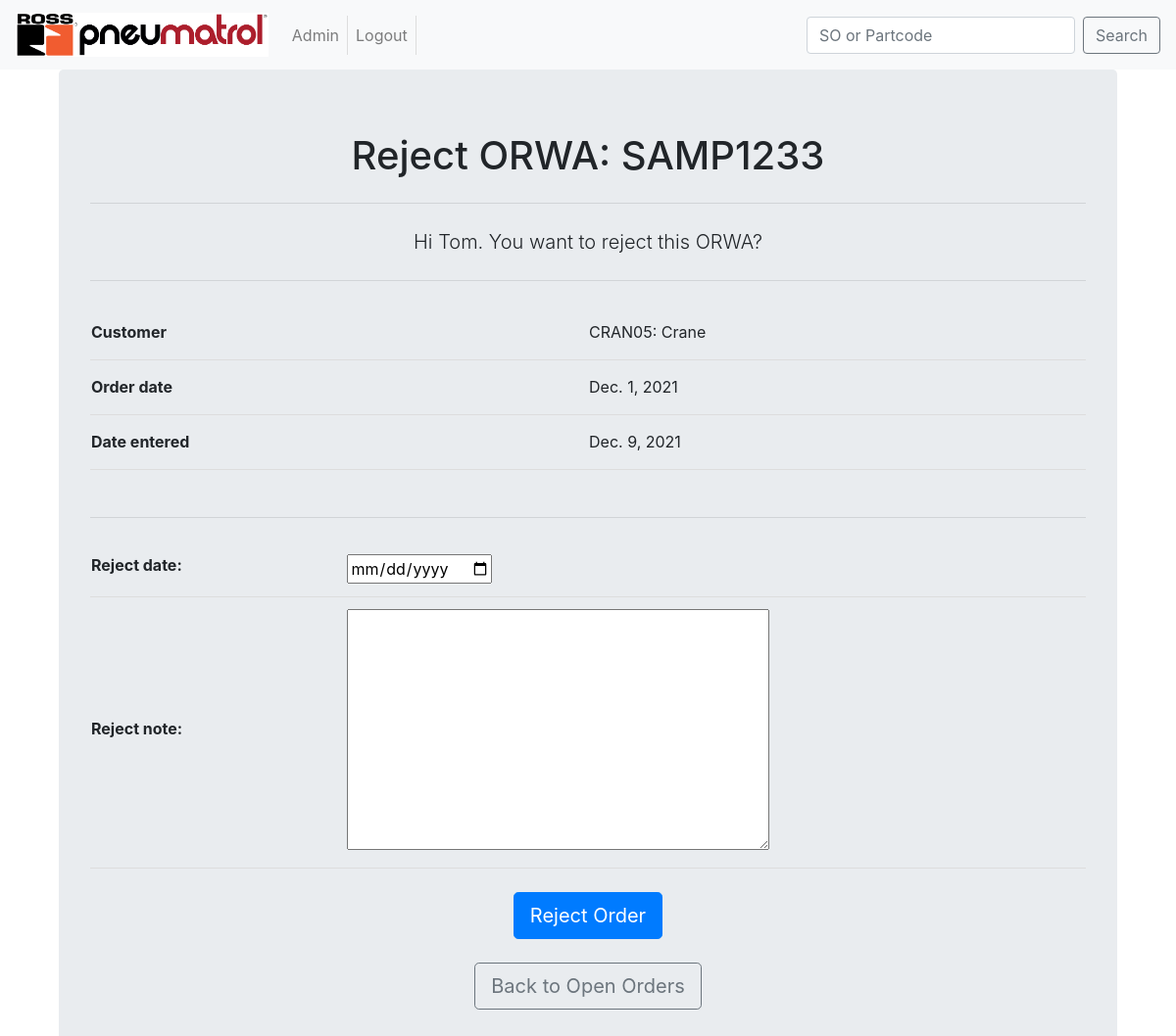
/ORWAapp/home/reject/SAMP1233 (signed in), run on the app's committed database.
### ORWAapp/models.py (models this page shows, shortened)
class SalesOrder(models.Model):
	order_number = models.CharField(max_length = 8,
									unique = True,
									help_text = "1S###### or SAMP####",
									validators =[MinLengthValidator(8, message="Order number is too short")],
									)
	customer = models.ForeignKey(Customers,on_delete = models.CASCADE)
	entered_date = models.DateField(null = True, blank = True)
	order_date = models.DateField(help_text = "date on the paperwork")
	issue_date = models.DateField(null = True, blank = True)
	ORWA_lines = models.IntegerField(null = False,
									default=1,
									help_text= "number of lines that are an ORWA",
									validators=[MinValueValidator(1, message = "less that 1 line at ORWA")],
									)
	reject_user = models.ForeignKey(User,
									on_delete = models.CASCADE,
									related_name='rejected_by',
									null=True,
									blank=True,
									)
	reject_date = models.DateField(null = True, blank = True)
	reject_note = models.TextField(max_length = 200,
								 	blank = True,
								 	)
	notes = models.TextField(blank = True)
	paperwork = models.FileField(upload_to = update_filename,
									blank = False,
									)
	completed_paperwork = models.FileField(upload_to = update_filename_complete,
									blank = True,
									)
	allocated_to = models.ForeignKey(User,
									on_delete = models.CASCADE,
									null = True,
									blank = True,
									)
	class Meta:
		verbose_name_plural = "SalesOrders"

class Customers(models.Model):
	full_name = models.CharField(max_length=200,
								help_text='Customer Name',
								)
	account_name = models.CharField(max_length=6,
								unique=True,
								help_text='Account ref',
								)
	short_name = models.CharField(max_length=50,
								blank=True,
								null=True,
								)
	def __str__(self):
		return "%s: %s" % (self.account_name, self.short_name)
	class Meta:
		verbose_name_plural = "Customer"

### ORWAapp/views.py (the view)
# urls.py: path('home/reject/<order>', views.Reject, name='Reject'),
def Reject(request, order):
    od = SalesOrder.objects.get(order_number = order)
    info = SalesOrder.objects.get(pk=od.id)
    od = get_object_or_404(SalesOrder, pk=info.id)
    user = request.user.first_name
    added = False
    if request.method == "POST":
        reject_form = RejectForm(data = request.POST, instance = od)
        if reject_form.is_valid():
            new = reject_form.save(commit = False)
            new.reject_user = request.user
            new.save()
            added = True
            print("Rejected")
        else:
            print(reject_form.errors)
    else:
        reject_form= RejectForm()
    context = {
    'RejectForm':RejectForm,
    'info':info,
    'insert_me':user,
    'od': od,
    'added':added,
    }
    return render(request, 'ORWAapp/home/Rejection.html', context)

### templates/ORWAapp/home/Rejection.html (shortened to what this page needs)
<!DOCTYPE html>
{% extends "base.html" %}
    {% block body_block %}
        <div class="container">
            <div class="jumbotron">
            <center>
                <h1>Reject ORWA: {{ od.order_number }}</h1>
                    <hr class="my-4">
                <p class="lead">Hi {{ insert_me }}. You want to reject this ORWA?</p>
                    <hr class="my-4">
                {% if added %}
                    <h2> {{ insert_me }}, You have sucsessfully rejected the order {{ od.order_number }} </h2>
                    <br>
                    <h3> To go back click here </h3>
                    <a class="btn btn-primary btn-lg" href="{% url 'ORWAapp:RejectEmail' od.order_number %}" role="button">Back to Open Orders</a>
                {% else %}
                    <table>
                        <tr>
                            <th>Customer</th>
                            <td>{{ od.customer }}</td>
                        </tr>
                        <tr>
                            <th>Order date</th>
                            <td>{{ od.order_date }}</td>
                        </tr>
                        <tr>
                            <th>Date entered</th>
                            <td>{{ od.entered_date }}</td>
                        </tr>
                    </table>
                <br>
                    <hr class="my-4">
                        <form enctype="multipart/form-data" class="" method="POST">
                            <table id="Add parts">
                                {{ RejectForm.as_table }}
                            </table>
                        <br>
                        <input type="submit" class = "btn btn-primary btn-lg" name="" value="Reject Order">
                    </form  >
                    <br>
                {% endif %}
                </center>
{% endblock %}

### ORWAapp/static/css/mystyle.css (style rules this page uses)
table { width:100%; font-size: 16px; }
td, th { width: 150px; overflow-wrap:normal; height: 56px; padding-top: 12px; padding-bottom: 12px; border-bottom: 1px solid #ddd; text-align:left; }

### data on the page
SalesOrder: order_number "SAMP1233", customer "CRAN05: Crane", order_date "Dec. 1, 2021", entered_date "Dec. 9, 2021"

### other printed values
{{ insert_me }} "Tom"
